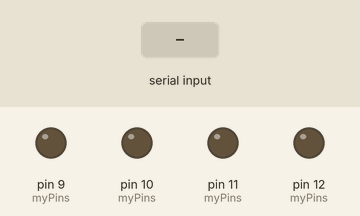
This sketch was run on a simulated Arduino Uno, built with avr-gcc and run on an emulated ATmega328P. Shown: output pins drawn as LEDs (lit = HIGH). Inputs (shaded band) come from the test bench. What the sketch prints to the serial monitor is not drawn.

Above: at 1.2 s.
1.3 s: byte 5 (5) received over Serial
At 1.6 s:
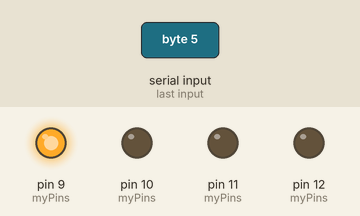
2.8 s: byte 6 (6) received over Serial
At 4.0 s:
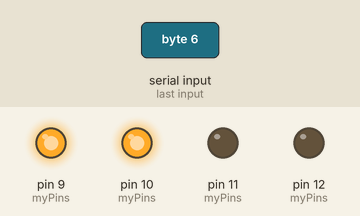
4.3 s: byte 1 (1) received over Serial
At 5.1 s:
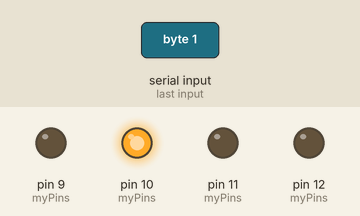
5.8 s: byte 7 (7) received over Serial
At 6.3 s:
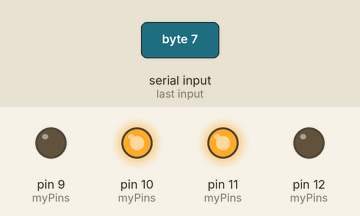
7.3 s: byte 2 (2) received over Serial
At 8.5 s:
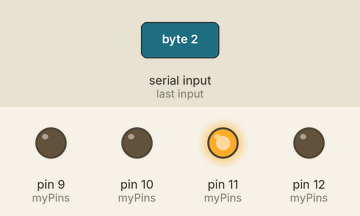
8.8 s: byte 8 (8) received over Serial
At 9.8 s:
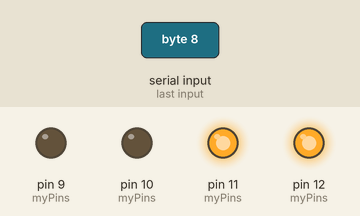
Timing chart, 0 to 11.3 s (numbered marks = the images above; inputs shaded):
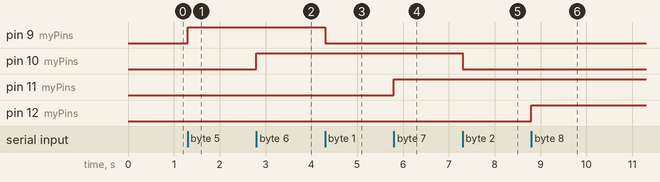

Measured:
- after the input at 1.3 s, pin 9 (myPins): LOW → HIGH at once
- after the input at 2.8 s, pin 10 (myPins): LOW → HIGH at once
- after the input at 4.3 s, pin 9 (myPins): HIGH → LOW at once
- after the input at 5.8 s, pin 11 (myPins): LOW → HIGH at once
- after the input at 7.3 s, pin 10 (myPins): HIGH → LOW at once
- after the input at 8.8 s, pin 12 (myPins): LOW → HIGH at once

The sketch:

ArduinoLED.ino
```cpp
#include<string.h>


int myPins[4] = {9, 10, 11, 12};
int ledPin = 0;
int currentRead;


void setup() {
  // Activate all Digital pins on my board
//  for (int i = 0; i < 4; i++) {
//    pinMode(myPins[i], OUTPUT);
//  }
  pinMode(9, OUTPUT);
  pinMode(10, OUTPUT);
  pinMode(11, OUTPUT);
  pinMode(12, OUTPUT);
//   digitalWrite(9, HIGH);
//   digitalWrite(10, HIGH);
//   digitalWrite(11, HIGH);
//   digitalWrite(12, HIGH);
  Serial.begin(9600);
  Serial.print("setup done.");
}

void loop() {
  if (Serial.available()) {
      currentRead = Serial.read();
      if(currentRead != ledPin){
        ledPin = currentRead;
        Serial.print("enter if.");
          if(currentRead == 1){
                digitalWrite(9, LOW);}
          if(currentRead == 2){
               digitalWrite(10, LOW);}
          if(currentRead == 3){
               digitalWrite(11, LOW);}
          if(currentRead == 4){
               digitalWrite(12, LOW);}
          if(currentRead == 5){
               digitalWrite(9, HIGH);}
          if(currentRead == 6){
               digitalWrite(10, HIGH);}
          if(currentRead == 7){
               digitalWrite(11, HIGH);}
          if(currentRead == 8){
               digitalWrite(12, HIGH);
          }
      }

  }
}
```
